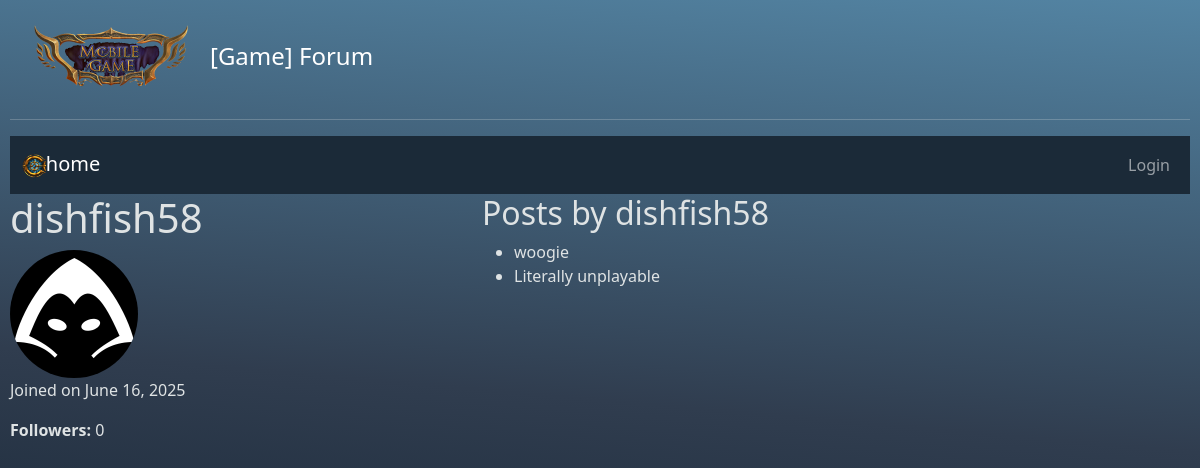
The page /account/profile/1/ on the database as committed earlier.
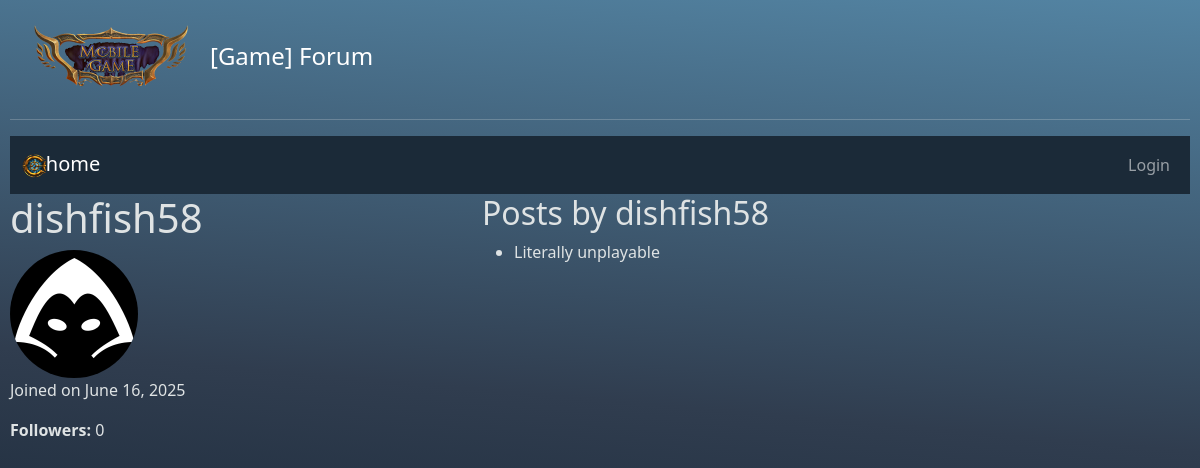
The same page on the database as committed later.
### base/models.py (models this page shows, shortened)
class Room(models.Model):
    host = models.ForeignKey(settings.AUTH_USER_MODEL,on_delete = models.SET_NULL,null = True, related_name="posts")
    topic=models.ForeignKey(Topic,on_delete=models.SET_NULL,null=True)
    name = models.CharField(max_length=200)
    description =models.TextField(null=True, blank=True)
    image = models.ImageField(upload_to='room_images/', blank=True,null=True)
    updated=models.DateTimeField(auto_now=True)
    created=models.DateTimeField(auto_now_add=True)
    likes = models.ManyToManyField(settings.AUTH_USER_MODEL, related_name='liked_rooms',blank=True)
    class Meta:
        ordering = ['-updated', '-created']
        permissions = [
            ("can_delete_any_room", "Can delete any room")
        ]

### usermanager/views.py (the view)
# urls.py: path('profile/<int:pk>/', views.profilerender, name='user-profile'),
def profilerender(request, pk):
    profile_user = get_object_or_404(User, pk=pk)
    rooms        = profile_user.posts.all()
    is_owner = request.user.is_authenticated and request.user == profile_user
    fr_qs = FriendRequest.objects.filter(from_user=request.user,to_user=profile_user) \
        if request.user.is_authenticated and not is_owner else FriendRequest.objects.none()
    pending_request  = fr_qs.filter(status='pending').exists()
    is_following     = fr_qs.filter(status='accepted').exists()
    rejected_request = fr_qs.filter(status='rejected').exists()
    can_send_request = request.user.is_authenticated and not is_owner \
                       and not (pending_request or is_following)
    followers_count = FriendRequest.objects.filter(to_user=profile_user,status='accepted').count()
    return render(request, "usermanager/user-profile.html", {
        "profile_user":     profile_user,
        "rooms":            rooms,
        "followers_count":  followers_count,
        "can_send_request": can_send_request,
        "pending_request":  pending_request,
        "is_following":     is_following,
        "rejected_request": rejected_request,
    })

### usermanager/templates/usermanager/user-profile.html (shortened to what this page needs)
{% extends 'main.html' %}
{% load static %}
{% block content %}
<div class="profile-container">
<div>
<h1>{{ profile_user.username }}</h1>
  {% if profile.pfp %}
  <img
    src="{{ profile.pfp.url }}"
    alt="{{ profile_user.username }}’s avatar"
    class="rounded-circle"
    width="128"
    height="128"
  />
{% else %}
  <img
    src="{% static 'images/default-pfp.png' %}"
    alt="Default avatar"
    class="rounded-circle"
    width="128"
    height="128"
  />
{% endif %}
<p>Joined on {{ profile_user.date_joined|date:"F j, Y" }}</p>
<p><strong>Followers:</strong> {{ followers_count }}</p>
</div>
<div>
<h2>Posts by {{ profile_user.username }}</h2>
<ul>
  {% for room in rooms %}
    <li>
      <a href="{% url 'base:room' room.id %}">
        {{ room.name }}
      </a>
    </li>
  {% empty %}
    <li>No posts yet.</li>
  {% endfor %}
</ul>
</div>
</div>
{% endblock %}

Rows that differ between the two databases and show on the page:
removed Room: name "woogie"
